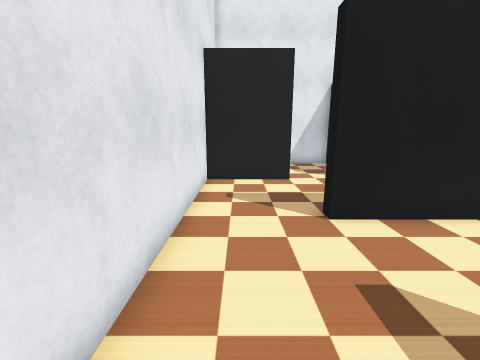
view 1 (above)

24 first-person views from a walk through a Webots world. The camera is 0.45 m above the floor, tilts 12° down and sees 90° across. The floor is counted in squares, 0.2 m on a side. Each view is taken from the middle of a square. On the plan, view 1 faces up. The plan holds only what a view shows up to about 16 squares ahead; the rest is blank. The robots in the file are not drawn. Webots' stock objects and surfaces are drawn as simple stand-ins.

view 2
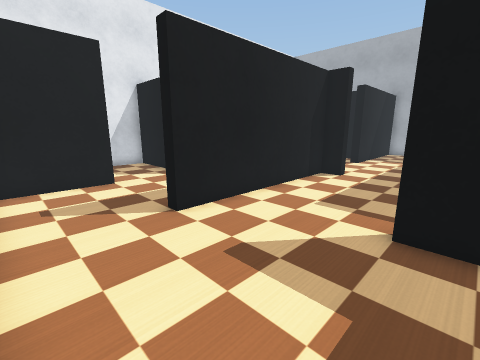

view 3
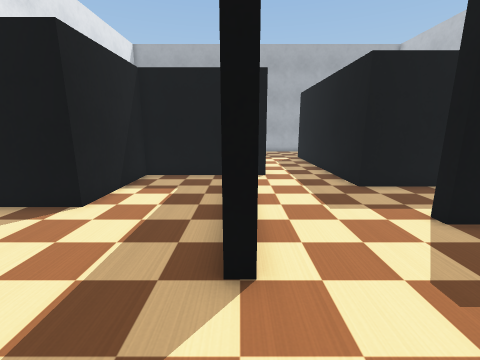

view 4
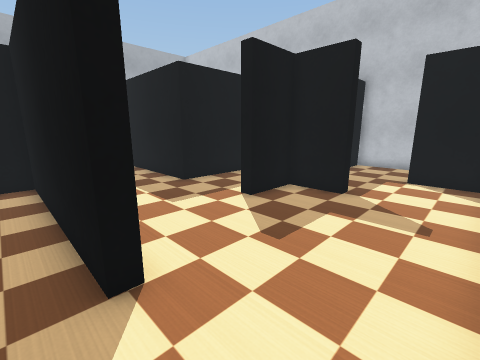

view 5
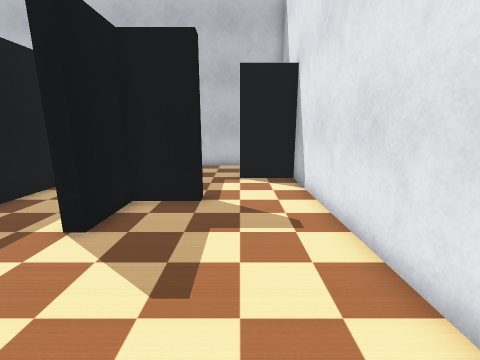

view 6
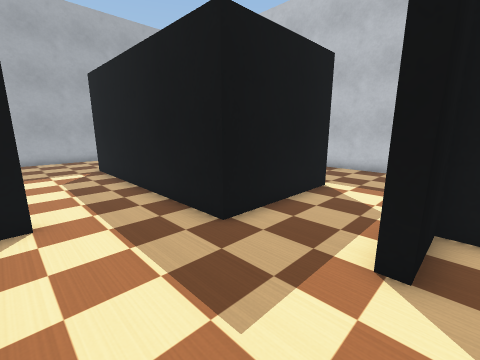

view 7
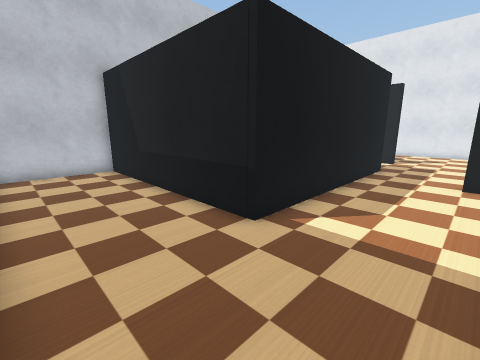

view 8
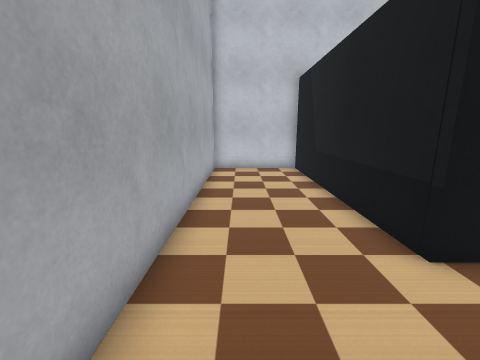

view 9
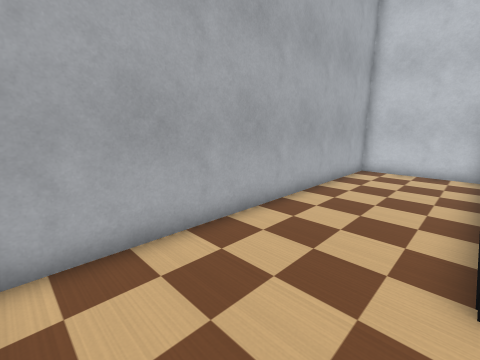

view 10
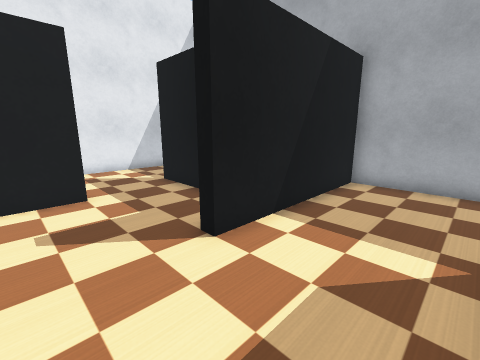

view 11
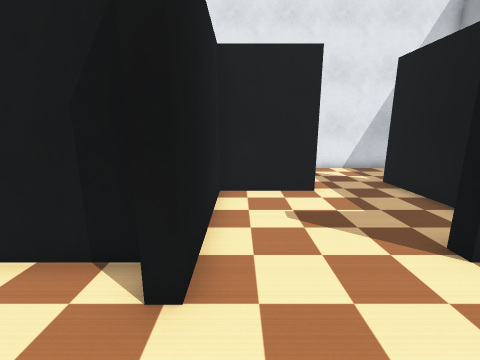

view 12
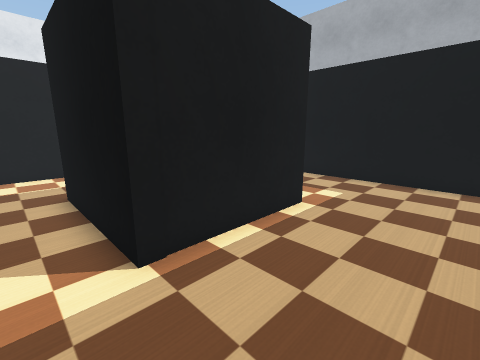

view 13
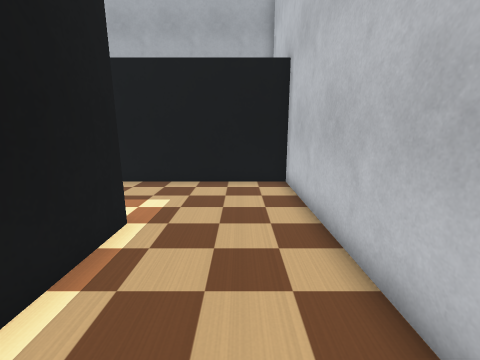

view 14
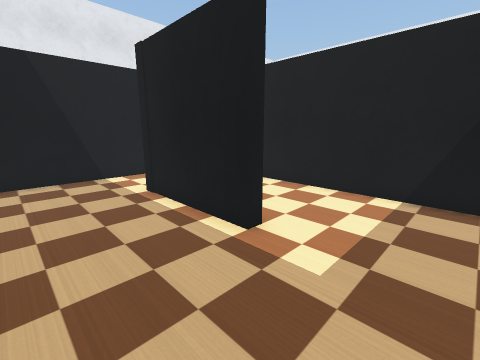

view 15
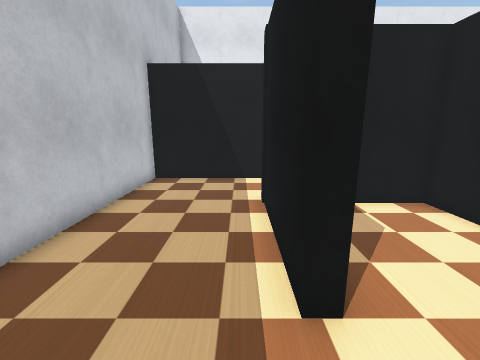

view 16
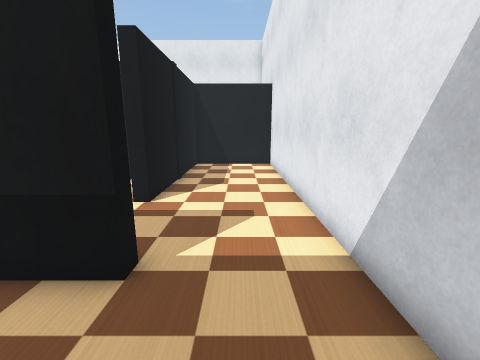

view 17
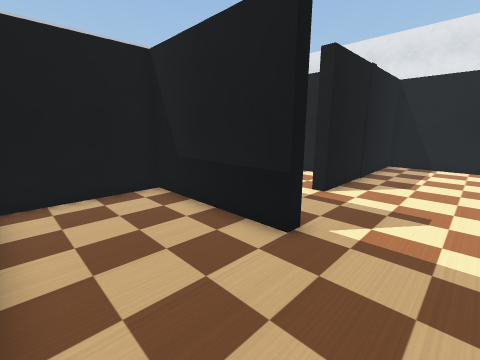

view 18
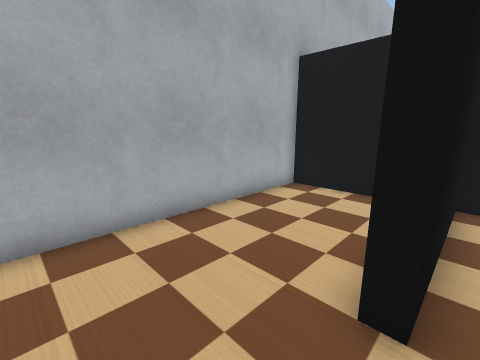

view 19
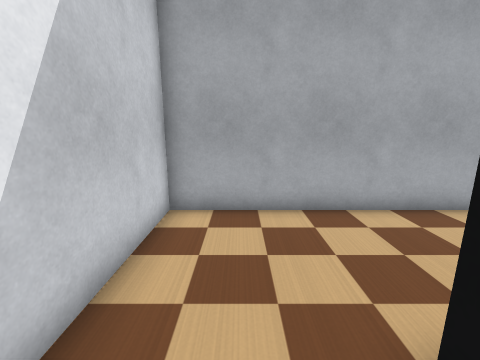

view 20
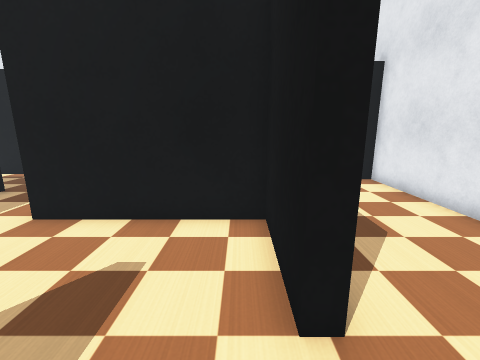

view 21
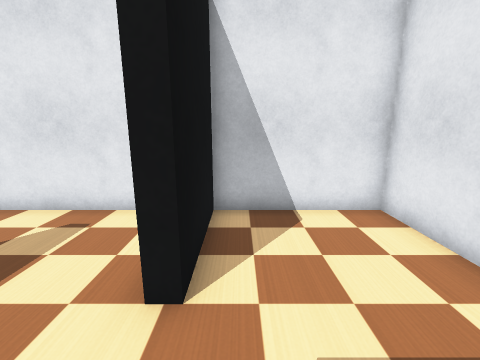

view 22
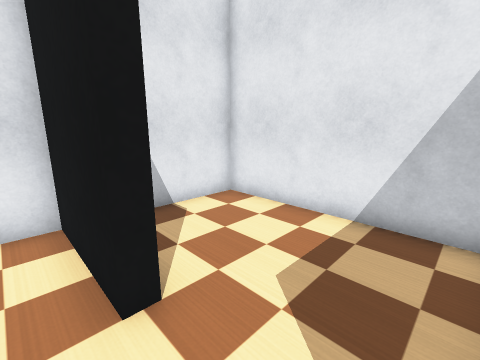

view 23
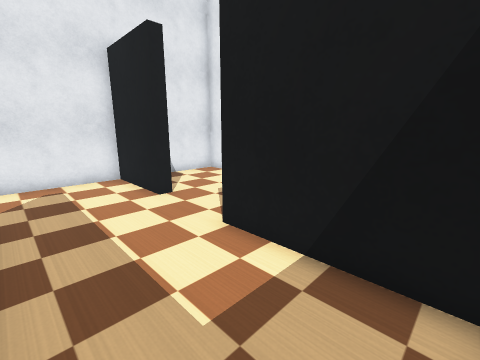

view 24
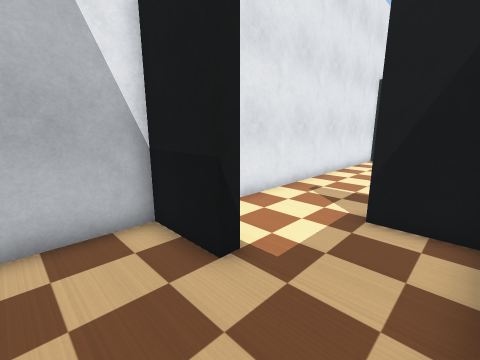

### Floor plan
Points are (right, up) in squares from view 1. A wall is a line through its corners. A room is listed if a view was taken in it or the views show most of it. See-through windows are left out.
Room 1 (views 1, 2, 6)
walls: (2.3, -1.8) (2.3, -1.4) (4.4, -1.4) (4.4, 1); (-1.5, 5.5) (-1.5, -2.5); (4.5, 5.7) (2.3, 5.7)
ways out: opening at (0.5, 6) to room 2; opening at (5, 3.5) to room 3; opening at (0.5, -2) to room 10
Room 2 (views 3, 4, 5, 22, 23)
walls: (2.3, 5.7) (2.3, 6.3) (10.7, 6.3) (10.7, 10.7) (5.8, 10.7); (2.3, 10.7) (-1.5, 10.7) (-1.5, 5.5)
ways out: opening at (0.5, 6) to room 1; opening at (4, 11) to room 7
Room 3 (views 7, 8, 9, 10, 11, 12, 13, 14, 15)
walls: (13.5, -3.6) (13.5, -4.3) (8.3, -4.3) (8.3, 1.2) (18.7, 1.2) (18.7, -9) (23.5, -9) (23.5, 5.7) (16, 5.7); (11.3, 4.7) (10.7, 4.7) (10.7, 5.7) (4.5, 5.7); (4.4, 1) (4.9, 1) (4.9, -9) (18.3, -9) (18.3, -3.5)
ways out: opening at (5, 3.5) to room 1; opening at (13.5, 6) to room 6; opening at (15.5, -4) to room 9
Room 4 (views 16, 17)
walls: (18.7, 12.2) (18.7, 6.3) (23.5, 6.3) (23.5, 16) (19.5, 16)
ways out: opening at (18.5, 14) to room 5
Room 5 (views 18, 19)
walls: (18.3, 10.5) (18.3, 12.2) (18.7, 12.2); (19.5, 16) (6.2, 16) (6.2, 11.2) (14.8, 11.2) (14.8, 10.7)
ways out: opening at (18.5, 14) to room 4; opening at (16, 11) to room 6
Room 6 (view 20)
walls: (14.8, 10.7) (11.3, 10.7) (11.3, 4.7); (16, 5.7) (16, 6.3); (18.3, 6.3) (18.3, 10.5)
ways out: opening at (13.5, 6) to room 3; opening at (16, 11) to room 5
Room 7 (view 21)
walls: (5.8, 10.7) (5.8, 16) (-1.5, 16) (-1.5, 11.2) (2.3, 11.2) (2.3, 10.7)
ways out: opening at (4, 11) to room 2
Room 8 (view 24)
walls: (1, -5.5) (-1.5, -5.5) (-1.5, -8.2); (1, -9) (4.4, -9) (4.4, -7.8)
ways out: opening at (3, -5) to room 10
Room 9 (no view inside)
walls: (17.3, 0.7) (8.8, 0.7) (8.8, -1.5); (18.3, -3.5) (18.3, -1.5)
ways out: opening at (15.5, -4) to room 3
Room 10 (no view inside)
walls: (4.3, -1.8) (2.3, -1.8); (-1.5, -2.5) (-1.5, -5) (1, -5) (1, -5.5)
ways out: opening at (0.5, -2) to room 1; opening at (3, -5) to room 8

Where each view was taken, in squares from view 1:
view 1: 0 up, 0 right, facing up
view 2: 0 up, 1 left, facing up-right
view 3: 6 up, 1 left, facing right
view 4: 7 up, 1 left, facing down-right
view 5: 6 up, 1 right, facing down
view 6: 5 up, 4 right, facing down-right
view 7: 5 up, 23 right, facing down-left
view 8: 5 up, 22 right, facing down
view 9: 5 up, 19 right, facing down-right
view 10: 2 up, 13 right, facing up-right
view 11: 2 up, 12 right, facing up
view 12: 8 down, 7 right, facing up-right
view 13: 7 down, 8 right, facing right
view 14: 8 down, 17 right, facing up-left
view 15: 5 down, 16 right, facing left
view 16: 14 up, 22 right, facing left
view 17: 15 up, 23 right, facing down-left
view 18: 15 up, 18 right, facing down-right
view 19: 14 up, 17 right, facing right
view 20: 10 up, 17 right, facing left
view 21: 12 up, 5 right, facing left
view 22: 10 up, 5 right, facing up-left
view 23: 7 up, 10 right, facing up-left
view 24: 8 down, 4 right, facing up-left
